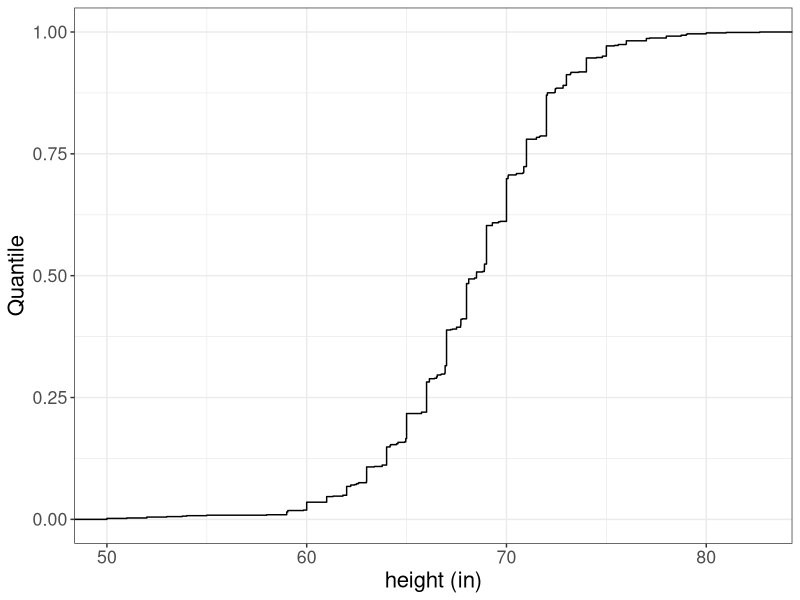
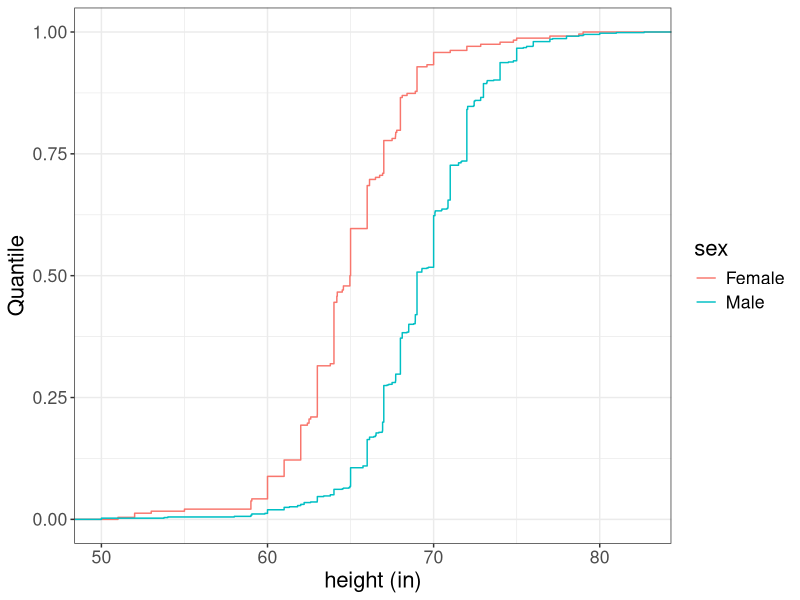
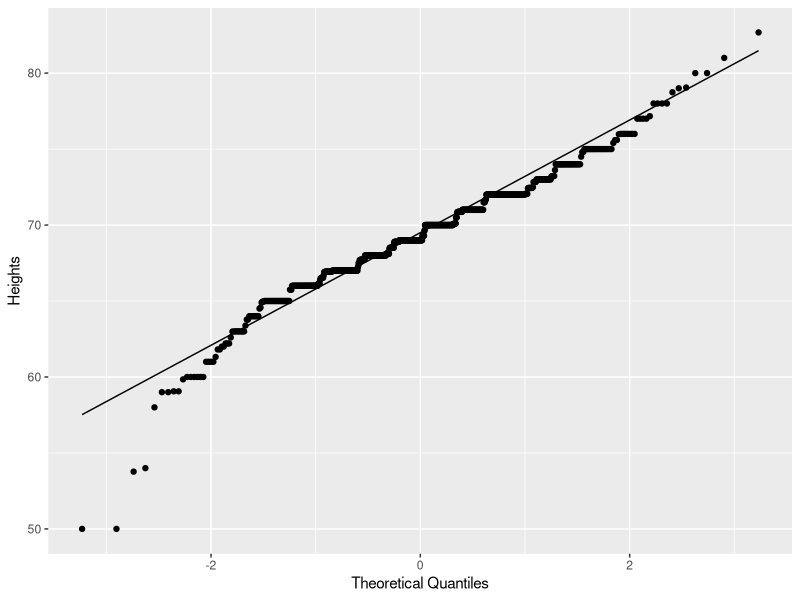

These charts were generated, in order, by the following R code:
## ---- chunk 1
library(tidyverse)
library(dslabs)

heights |> 
  ggplot(aes(height)) + 
  stat_ecdf() +
  ylab("Quantile") + xlab("height (in)") + 
  theme_bw() + 
  theme(text = element_text(size = 16))
## ---- chunk 2
heights |> 
  ggplot(aes(height, color = sex)) + 
  stat_ecdf() +
  ylab("Quantile") + xlab("height (in)") + 
  theme_bw() + 
  theme(text = element_text(size = 16))
## ---- chunk 3
pars <- heights |>
  filter(sex == "Male") |> 
  summarize(mean_x = mean(height, na.rm = TRUE), 
            sd_x = sd(height, na.rm = TRUE))

round(pars, 1)
## ---- chunk 4
1 - pnorm(70, mean = 69.3, sd = 3.6)
## ---- chunk 5
pnorm(66, mean = 69.3, sd = 3.6) - pnorm(62, mean = 69.3, sd = 3.6)
## ---- chunk 6
heights |>
  filter(sex == "Male") |> 
  ggplot(aes(sample = height)) + 
  geom_qq() +
  geom_qq_line() + 
  xlab("Theoretical Quantiles") + 
  ylab("Heights")
